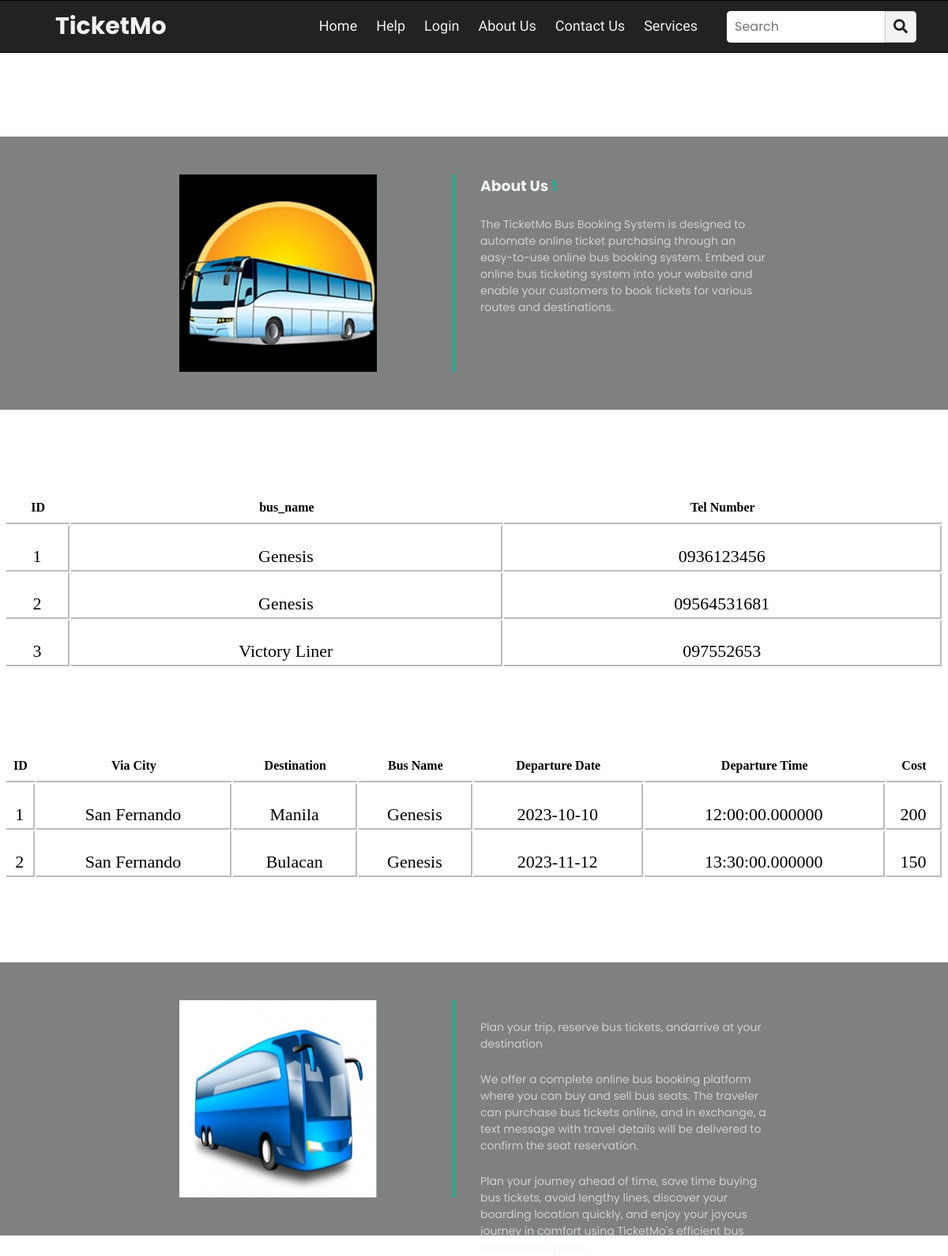
Page /AboutUs.php on the committed database.
### tables this page shows
CREATE TABLE `bus` (
  `id` int(11) NOT NULL,
  `Bus_Name` varchar(255) NOT NULL,
  `Tel` varchar(20) NOT NULL
);

CREATE TABLE `route` (
  `id` int(11) NOT NULL,
  `via_city` varchar(255) NOT NULL,
  `destination` varchar(255) NOT NULL,
  `bus_name` varchar(255) NOT NULL,
  `departure_date` date NOT NULL,
  `departure_time` time(6) NOT NULL,
  `cost` varchar(255) NOT NULL
);

### AboutUs.php (the view, shortened to what this page needs)
<!DOCTYPE html>
<html lang="en" dir="ltr">
  <head>
    <link rel="stylesheet" href="cssfile/nav.css">
    <link rel="stylesheet" href="cssfile/footer_l.css">
    <link rel="stylesheet" href="cssfile/login.css">
    <link rel="stylesheet" a href="css\font-awesome.min.css">
    <link rel="stylesheet" href="https://pro.fontawesome.com/releases/v5.10.0/css/all.css"/>
    <link rel="stylesheet" href="https://cdnjs.cloudflare.com/ajax/libs/font-awesome/5.15.3/css/all.min.css"/>
  </head>
  <body>
            <?php include("nav.php");
             ?>
             <div class="about-sec">
        <div class="about-img">
            <img src="image/bus2.jpg">
        </div>
        <div class="about-intro">
            <h3>About Us<span style="color: #00b894;"> !</h3>
            <p>The TicketMo Bus Booking System is designed to automate online ticket purchasing through an easy-to-use online bus booking system. Embed our online bus ticketing system into your website and enable your customers to book tickets for various routes and destinations.</p>
        </div>
    </div>
<?php include("connection.php");?>
<h1 class="topic_bus"> ...Our Buses...</h1>
<?php
    $sqlget="SELECT * FROM bus";
    $sqldata=mysqli_query($conn,$sqlget) or die('error getting');
    echo "<table>";
    echo "<tr>
      <th>ID</th>
    <th>bus_name</th>
    <th>Tel Number</th>
       </tr>";
       while ($row=mysqli_fetch_array($sqldata,MYSQLI_ASSOC))
       {
        echo "<tr><td>";
        echo $row['id'];
        echo "</td><td>";
        echo $row['Bus_Name'];
        echo "</td><td>";
        echo $row['Tel'];
        echo "</td>";
        ?>
        </tr>
<?php
       }
       echo "</table>";
?>
<h1 class="topic_bus"> ...Our Route Services...</h1>
<?php
    $sqlget="SELECT * FROM route";
    $sqldata=mysqli_query($conn,$sqlget) or die('error getting');
    echo "<table>";
    echo "<tr>
      <th>ID</th>
    <th>Via City</th>
    <th>Destination</th>
    <th>Bus Name</th>
    <th>Departure Date</th>
    <th>Departure Time</th>
    <th>Cost</th>
       </tr>";
       while ($row=mysqli_fetch_array($sqldata,MYSQLI_ASSOC))
       {
        echo "<tr><td>";
        echo $row['id'];
        echo "</td><td>";
        echo $row['via_city'];
        echo "</td><td>";
        echo $row['destination'];
        echo "</td><td>";
        echo $row['bus_name'];
        echo "</td><td>";
         echo $row['departure_date'];
        echo "</td><td>";
         echo $row['departure_time'];
        echo "</td><td>";
         echo $row['cost'];
        echo "</td>";
        ?>
        </tr>
<?php
       }
       echo "</table>";
?>
             <div class="about-sec">
        <div class="about-img">
            <img src="image/bus3.jpg">
        </div>
        <div class="about-intro">
            <p>Plan your trip, reserve bus tickets, andarrive at your destination</p>
            <p>We offer a complete online bus booking platform where you can buy and sell bus seats. The traveler can purchase bus tickets online, and in exchange, a text message with travel details will be delivered to confirm the seat reservation.
            </p>
            <p>Plan your journey ahead of time, save time buying bus tickets, avoid lengthy lines, discover your boarding location quickly, and enjoy your joyous journey in comfort using TicketMo's efficient bus reservation system
            </p>
        </div>
    </div>
  </body>
</html>

### nav.php (shortened to what this page needs)
<nav>
     <ul>
       <li class="logo"><h4>TicketMo</h4></li>
       <div class="items">
         <li><a href="home.php">Home</a></li>
         <li><a href="help.php">Help</a></li>
         <li><a href="loginMenu.php">Login</a></li>
         <li><a href="AboutUs.php">About Us</a></li>
          <li><a href="contact_us.php">Contact Us</a></li>
           <li><a href="slide.php">Services</a></li>
       </div>
       <li class="search-icon">
         <input type="search" placeholder="Search">
         <label class="icon">
           <span class="fas fa-search"></span>
         </label>
       </li>
     </ul>
   </nav>

### cssfile/nav.css (style rules this page uses)
* { margin: 0; padding: 0; color: #f2f2f2; box-sizing: border-box; font-family: 'Montserrat', sans-serif; }
nav { background: #222222; padding: 10px 40px 10px 70px; border: 1px solid #000; border-left: none; border-right: none; }
nav ul { display: flex; list-style: none; flex-wrap: wrap; align-items: center; justify-content: center; }
nav ul li.logo { flex: 1; font-size: 30px; font-weight: 700; }
nav ul div.items { padding: 0 25px; display: inline-flex; }
nav ul div.items a { text-decoration: none; font-size: 18px; padding: 0 12px; }
nav ul .search-icon { height: 40px; width: 240px; display: flex; background: #f2f2f2; border-radius: 5px; }
nav ul .search-icon input { height: 100%; width: 200px; border: none; outline: none; padding: 0 10px; color: #000; font-size: 16px; border-radius: 5px 0 0 5px; }
nav ul .search-icon .icon { height: 100%; width: 40px; line-height: 40px; text-align: center; border: 1px solid #cccccc; border-radius: 0 5px 5px 0; cursor: pointer; }
nav ul .search-icon .icon span { color: #222222; font-size: 18px; }

### cssfile/footer_l.css (style rules this page uses)
body { font-family: 'Poppins', sans-serif; }
* { margin: 0; padding: 0; box-sizing: border-box; }
a { text-decoration: none; color: inherit; font-family: 'Baloo Bhaijaan 2', cursive; }

### cssfile/login.css (style rules this page uses)
h1 { margin: 0; padding: 0 0 20px; text-align: center; font-size: 22px; }

### AboutUs.php (style rules this page uses)
body { margin: 0; padding: 0; width: 100%; height: 100%; background-image: url(image/2.jpg); background-repeat: no-repeat; background-attachment: fixed; background-size: cover; }
* { font-family: 'Poppins', sans-serif; margin: 0; padding: 0; box-sizing: border-box; }
.about-sec { display: flex; padding: 3rem 0; width: 100%; justify-content: center; background: rgba(1, 2, 2, 0.5); margin-top: 106px; }
.about-img { width: 250px; height: 250px; margin: 0 3rem; }
.about-img img { height: 100%; width: 100%; }
.about-intro { color: #fff; width: 400px; height: 250px; border-left: 3px solid #00b894; padding-left: 2rem; margin: 0 3rem; }
.about-intro p { margin-top: 1.5rem; font-size: 14px; opacity: .7; }
table { width:99%; border-collapse: separate !important; margin:auto; text-align:center; margin-top:50px; background-color: rgb(255, 255, 255); border-radius: 10px 10px 0px 0px; }
table th { border-bottom:2px solid rgb(187, 187, 187); padding:10px 0px 10px 0px; font-family: "balsamiq_sansitalic" !important; color: black; }
table tr td { border-right: 2px solid rgb(187, 187, 187); height: 58px; padding: 22px 0px 0px 0px; font-family: "monospace;" !important; border-bottom: 2px solid rgb(187, 187, 187); font-size: 22px; color: black; }
.topic_bus { text-align: center; color: #fff; }

### rows in the picture
bus: id "1", Bus_Name "Genesis", Tel "0936123456"
bus: id "2", Bus_Name "Genesis", Tel "09564531681"
bus: id "3", Bus_Name "Victory Liner", Tel "097552653"
route: id "1", via_city "San Fernando", destination "Manila", bus_name "Genesis", departure_date "2023-10-10", departure_time "12:00:00.000000", cost "200"
route: id "2", via_city "San Fernando", destination "Bulacan", bus_name "Genesis", departure_date "2023-11-12", departure_time "13:30:00.000000", cost "150"
